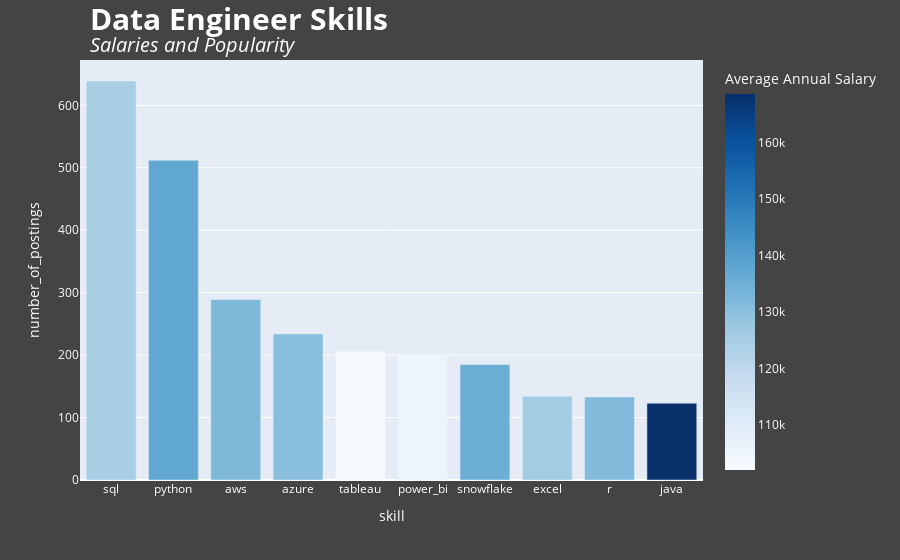

The notebook cell this image was saved under:
### Code cell
# Plot it
fig = px.bar(engineers_skills, x='skill', y='number_of_postings', color='avg_yearly_salary', color_continuous_scale='Blues')
fig.update_traces(hovertemplate='Skill: %{x} <br> \
Postings: %{y} <br> Average Annual salary: %{color}<extra></extra>')
fig.update_layout(
    title_text="<b style='font-size: 30px;'>Data Engineer Skills</b><br><i style='font-size: 20px;'>Salaries and Popularity</i>", 
    title_x=0.1, font_color="white",
    paper_bgcolor="#444444", 
    coloraxis_colorbar=dict(title="Average Annual Salary")
)
fig.show()

### Figure 1 — Plotly figure (JSON) as saved in the notebook; plotly's stock layout.template omitted (floating-point values rounded to 4 significant figures)
{"data": [{"alignmentgroup": "True", "hovertemplate": "Skill: %{x} <br> Postings: %{y} <br> Average Annual salary: %{color}<extra></extra>", "legendgroup": "", "marker": {"color": [124958, 137258, 132162, 130665, 102044, 105611, 135338, 126245, 131508, 168612], "coloraxis": "coloraxis", "pattern": {"shape": ""}}, "name": "", "offsetgroup": "", "orientation": "v", "showlegend": false, "textposition": "auto", "type": "bar", "x": ["sql", "python", "aws", "azure", "tableau", "power_bi", "snowflake", "excel", "r", "java"], "xaxis": "x", "y": [639, 512, 289, 234, 206, 199, 185, 134, 133, 123], "yaxis": "y"}], "layout": {"barmode": "relative", "coloraxis": {"colorbar": {"title": {"text": "Average Annual Salary"}}, "colorscale": [[0, "rgb(247,251,255)"], [0.125, "rgb(222,235,247)"], [0.25, "rgb(198,219,239)"], [0.375, "rgb(158,202,225)"], [0.5, "rgb(107,174,214)"], [0.625, "rgb(66,146,198)"], [0.75, "rgb(33,113,181)"], [0.875, "rgb(8,81,156)"], [1, "rgb(8,48,107)"]]}, "font": {"color": "white"}, "legend": {"tracegroupgap": 0}, "margin": {"t": 60}, "paper_bgcolor": "#444444", "title": {"text": "<b style='font-size: 30px;'>Data Engineer Skills</b><br><i style='font-size: 20px;'>Salaries and Popularity</i>", "x": 0.1}, "xaxis": {"anchor": "y", "domain": [0, 1], "title": {"text": "skill"}}, "yaxis": {"anchor": "x", "domain": [0, 1], "title": {"text": "number_of_postings"}}}}
